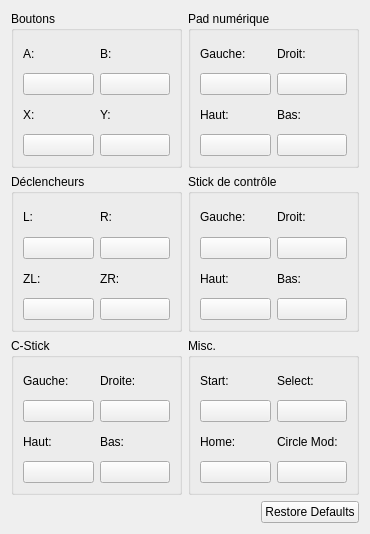
<?xml version="1.0" encoding="UTF-8"?>
<ui version="4.0">
 <class>ConfigureInput</class>
 <widget class="QWidget" name="ConfigureInput">
  <property name="geometry">
   <rect>
    <x>0</x>
    <y>0</y>
    <width>370</width>
    <height>534</height>
   </rect>
  </property>
  <property name="windowTitle">
   <string>ConfigureInput</string>
  </property>
  <layout class="QVBoxLayout" name="verticalLayout_5">
   <item>
    <layout class="QGridLayout" name="gridLayout_7">
     <item row="0" column="0">
      <widget class="QGroupBox" name="faceButtons">
       <property name="title">
        <string>Boutons</string>
       </property>
       <property name="flat">
        <bool>false</bool>
       </property>
       <property name="checkable">
        <bool>false</bool>
       </property>
       <layout class="QGridLayout" name="gridLayout">
        <item row="0" column="0">
         <layout class="QVBoxLayout" name="verticalLayout">
          <item>
           <widget class="QLabel" name="label">
            <property name="text">
             <string>A:</string>
            </property>
           </widget>
          </item>
          <item>
           <widget class="QPushButton" name="buttonA">
            <property name="text">
             <string/>
            </property>
           </widget>
          </item>
         </layout>
        </item>
        <item row="0" column="1">
         <layout class="QVBoxLayout" name="verticalLayout_2">
          <item>
           <widget class="QLabel" name="label_2">
            <property name="text">
             <string>B:</string>
            </property>
           </widget>
          </item>
          <item>
           <widget class="QPushButton" name="buttonB">
            <property name="text">
             <string/>
            </property>
           </widget>
          </item>
         </layout>
        </item>
        <item row="1" column="0">
         <layout class="QVBoxLayout" name="verticalLayout_3">
          <item>
           <widget class="QLabel" name="label_3">
            <property name="text">
             <string>X:</string>
            </property>
           </widget>
          </item>
          <item>
           <widget class="QPushButton" name="buttonX">
            <property name="text">
             <string/>
            </property>
           </widget>
          </item>
         </layout>
        </item>
        <item row="1" column="1">
         <layout class="QVBoxLayout" name="verticalLayout_4">
          <item>
           <widget class="QLabel" name="label_4">
            <property name="text">
             <string>Y:</string>
            </property>
           </widget>
          </item>
          <item>
           <widget class="QPushButton" name="buttonY">
            <property name="text">
             <string/>
            </property>
           </widget>
          </item>
         </layout>
        </item>
       </layout>
      </widget>
     </item>
     <item row="0" column="1">
      <widget class="QGroupBox" name="faceButtons_2">
       <property name="title">
        <string>Pad numérique</string>
       </property>
       <property name="flat">
        <bool>false</bool>
       </property>
       <property name="checkable">
        <bool>false</bool>
       </property>
       <layout class="QGridLayout" name="gridLayout_2">
        <item row="1" column="0">
         <layout class="QVBoxLayout" name="verticalLayout_12">
          <item>
           <widget class="QLabel" name="label_34">
            <property name="text">
             <string>Haut:</string>
            </property>
           </widget>
          </item>
          <item>
           <widget class="QPushButton" name="buttonDpadUp">
            <property name="text">
             <string/>
            </property>
           </widget>
          </item>
         </layout>
        </item>
        <item row="1" column="1">
         <layout class="QVBoxLayout" name="verticalLayout_9">
          <item>
           <widget class="QLabel" name="label_35">
            <property name="text">
             <string>Bas:</string>
            </property>
           </widget>
          </item>
          <item>
           <widget class="QPushButton" name="buttonDpadDown">
            <property name="text">
             <string/>
            </property>
           </widget>
          </item>
         </layout>
        </item>
        <item row="0" column="0">
         <layout class="QVBoxLayout" name="verticalLayout_10">
          <item>
           <widget class="QLabel" name="label_32">
            <property name="text">
             <string>Gauche:</string>
            </property>
           </widget>
          </item>
          <item>
           <widget class="QPushButton" name="buttonDpadLeft">
            <property name="text">
             <string/>
            </property>
           </widget>
          </item>
         </layout>
        </item>
        <item row="0" column="1">
         <layout class="QVBoxLayout" name="verticalLayout_11">
          <item>
           <widget class="QLabel" name="label_33">
            <property name="text">
             <string>Droit:</string>
            </property>
           </widget>
          </item>
          <item>
           <widget class="QPushButton" name="buttonDpadRight">
            <property name="text">
             <string/>
            </property>
           </widget>
          </item>
         </layout>
        </item>
       </layout>
      </widget>
     </item>
     <item row="1" column="0">
      <widget class="QGroupBox" name="faceButtons_3">
       <property name="title">
        <string>Déclencheurs</string>
       </property>
       <property name="flat">
        <bool>false</bool>
       </property>
       <property name="checkable">
        <bool>false</bool>
       </property>
       <layout class="QGridLayout" name="gridLayout_3">
        <item row="0" column="0">
         <layout class="QVBoxLayout" name="verticalLayout_13">
          <item>
           <widget class="QLabel" name="label_17">
            <property name="text">
             <string>L:</string>
            </property>
           </widget>
          </item>
          <item>
           <widget class="QPushButton" name="buttonL">
            <property name="text">
             <string/>
            </property>
           </widget>
          </item>
         </layout>
        </item>
        <item row="0" column="1">
         <layout class="QVBoxLayout" name="verticalLayout_14">
          <item>
           <widget class="QLabel" name="label_19">
            <property name="text">
             <string>R:</string>
            </property>
           </widget>
          </item>
          <item>
           <widget class="QPushButton" name="buttonR">
            <property name="text">
             <string/>
            </property>
           </widget>
          </item>
         </layout>
        </item>
        <item row="1" column="0">
         <layout class="QVBoxLayout" name="verticalLayout_15">
          <item>
           <widget class="QLabel" name="label_20">
            <property name="text">
             <string>ZL:</string>
            </property>
           </widget>
          </item>
          <item>
           <widget class="QPushButton" name="buttonZL">
            <property name="text">
             <string/>
            </property>
           </widget>
          </item>
         </layout>
        </item>
        <item row="1" column="1">
         <layout class="QVBoxLayout" name="verticalLayout_16">
          <item>
           <widget class="QLabel" name="label_18">
            <property name="text">
             <string>ZR:</string>
            </property>
           </widget>
          </item>
          <item>
           <widget class="QPushButton" name="buttonZR">
            <property name="text">
             <string/>
            </property>
           </widget>
          </item>
         </layout>
        </item>
       </layout>
       <zorder></zorder>
      </widget>
     </item>
     <item row="1" column="1">
      <widget class="QGroupBox" name="faceButtons_4">
       <property name="title">
        <string>Stick de contrôle</string>
       </property>
       <property name="flat">
        <bool>false</bool>
       </property>
       <property name="checkable">
        <bool>false</bool>
       </property>
       <layout class="QGridLayout" name="gridLayout_4">
        <item row="0" column="0">
         <layout class="QVBoxLayout" name="verticalLayout_17">
          <item>
           <widget class="QLabel" name="label_21">
            <property name="text">
             <string>Gauche:</string>
            </property>
           </widget>
          </item>
          <item>
           <widget class="QPushButton" name="buttonCircleLeft">
            <property name="text">
             <string/>
            </property>
           </widget>
          </item>
         </layout>
        </item>
        <item row="0" column="1">
         <layout class="QVBoxLayout" name="verticalLayout_18">
          <item>
           <widget class="QLabel" name="label_23">
            <property name="text">
             <string>Droit:</string>
            </property>
           </widget>
          </item>
          <item>
           <widget class="QPushButton" name="buttonCircleRight">
            <property name="text">
             <string/>
            </property>
           </widget>
          </item>
         </layout>
        </item>
        <item row="1" column="0">
         <layout class="QVBoxLayout" name="verticalLayout_19">
          <item>
           <widget class="QLabel" name="label_24">
            <property name="text">
             <string>Haut:</string>
            </property>
           </widget>
          </item>
          <item>
           <widget class="QPushButton" name="buttonCircleUp">
            <property name="text">
             <string/>
            </property>
           </widget>
          </item>
         </layout>
        </item>
        <item row="1" column="1">
         <layout class="QVBoxLayout" name="verticalLayout_20">
          <item>
           <widget class="QLabel" name="label_22">
            <property name="text">
             <string>Bas:</string>
            </property>
           </widget>
          </item>
          <item>
           <widget class="QPushButton" name="buttonCircleDown">
            <property name="text">
             <string/>
            </property>
           </widget>
          </item>
         </layout>
        </item>
       </layout>
      </widget>
     </item>
     <item row="2" column="0">
      <widget class="QGroupBox" name="faceButtons_5">
       <property name="title">
        <string>C-Stick</string>
       </property>
       <property name="flat">
        <bool>false</bool>
       </property>
       <property name="checkable">
        <bool>false</bool>
       </property>
       <layout class="QGridLayout" name="gridLayout_5">
        <item row="0" column="0">
         <layout class="QVBoxLayout" name="verticalLayout_21">
          <item>
           <widget class="QLabel" name="label_25">
            <property name="text">
             <string>Gauche:</string>
            </property>
           </widget>
          </item>
          <item>
           <widget class="QPushButton" name="buttonCStickLeft">
            <property name="text">
             <string/>
            </property>
           </widget>
          </item>
         </layout>
        </item>
        <item row="0" column="1">
         <layout class="QVBoxLayout" name="verticalLayout_22">
          <item>
           <widget class="QLabel" name="label_27">
            <property name="text">
             <string>Droite:</string>
            </property>
           </widget>
          </item>
          <item>
           <widget class="QPushButton" name="buttonCStickRight">
            <property name="text">
             <string/>
            </property>
           </widget>
          </item>
         </layout>
        </item>
        <item row="1" column="0">
         <layout class="QVBoxLayout" name="verticalLayout_23">
          <item>
           <widget class="QLabel" name="label_28">
            <property name="text">
             <string>Haut:</string>
            </property>
           </widget>
          </item>
          <item>
           <widget class="QPushButton" name="buttonCStickUp">
            <property name="text">
             <string/>
            </property>
           </widget>
          </item>
         </layout>
        </item>
        <item row="1" column="1">
         <layout class="QVBoxLayout" name="verticalLayout_24">
          <item>
           <widget class="QLabel" name="label_26">
            <property name="text">
             <string>Bas:</string>
            </property>
           </widget>
          </item>
          <item>
           <widget class="QPushButton" name="buttonCStickDown">
            <property name="text">
             <string/>
            </property>
           </widget>
          </item>
         </layout>
        </item>
       </layout>
      </widget>
     </item>
     <item row="2" column="1">
      <widget class="QGroupBox" name="faceButtons_6">
       <property name="title">
        <string>Misc.</string>
       </property>
       <property name="flat">
        <bool>false</bool>
       </property>
       <property name="checkable">
        <bool>false</bool>
       </property>
       <layout class="QGridLayout" name="gridLayout_6">
        <item row="0" column="0">
         <layout class="QVBoxLayout" name="verticalLayout_25">
          <item>
           <widget class="QLabel" name="label_29">
            <property name="text">
             <string>Start:</string>
            </property>
           </widget>
          </item>
          <item>
           <widget class="QPushButton" name="buttonStart">
            <property name="text">
             <string/>
            </property>
           </widget>
          </item>
         </layout>
        </item>
        <item row="0" column="1">
         <layout class="QVBoxLayout" name="verticalLayout_26">
          <item>
           <widget class="QLabel" name="label_30">
            <property name="text">
             <string>Select:</string>
            </property>
           </widget>
          </item>
          <item>
           <widget class="QPushButton" name="buttonSelect">
            <property name="text">
             <string/>
            </property>
           </widget>
          </item>
         </layout>
        </item>
        <item row="1" column="0">
         <layout class="QVBoxLayout" name="verticalLayout_27">
          <item>
           <widget class="QLabel" name="label_31">
            <property name="text">
             <string>Home:</string>
            </property>
           </widget>
          </item>
          <item>
           <widget class="QPushButton" name="buttonHome">
            <property name="text">
             <string/>
            </property>
           </widget>
          </item>
         </layout>
        </item>
        <item row="1" column="1">
         <layout class="QVBoxLayout" name="verticalLayout_28">
          <item>
           <widget class="QLabel" name="label_34">
            <property name="text">
             <string>Circle Mod:</string>
            </property>
           </widget>
          </item>
          <item>
           <widget class="QPushButton" name="buttonCircleMod">
            <property name="text">
             <string/>
            </property>
           </widget>
          </item>
         </layout>
        </item>
       </layout>
      </widget>
     </item>
    </layout>
   </item>
   <item>
    <layout class="QHBoxLayout" name="horizontalLayout">
     <item>
      <spacer name="horizontalSpacer">
       <property name="orientation">
        <enum>Qt::Horizontal</enum>
       </property>
       <property name="sizeHint" stdset="0">
        <size>
         <width>40</width>
         <height>20</height>
        </size>
       </property>
      </spacer>
     </item>
     <item>
      <widget class="QPushButton" name="buttonRestoreDefaults">
       <property name="sizePolicy">
        <sizepolicy hsizetype="Minimum" vsizetype="Fixed">
         <horstretch>0</horstretch>
         <verstretch>0</verstretch>
        </sizepolicy>
       </property>
       <property name="sizeIncrement">
        <size>
         <width>0</width>
         <height>0</height>
        </size>
       </property>
       <property name="baseSize">
        <size>
         <width>0</width>
         <height>0</height>
        </size>
       </property>
       <property name="layoutDirection">
        <enum>Qt::LeftToRight</enum>
       </property>
       <property name="text">
        <string>Restore Defaults</string>
       </property>
      </widget>
     </item>
    </layout>
   </item>
  </layout>
 </widget>
 <resources/>
 <connections/>
</ui>
